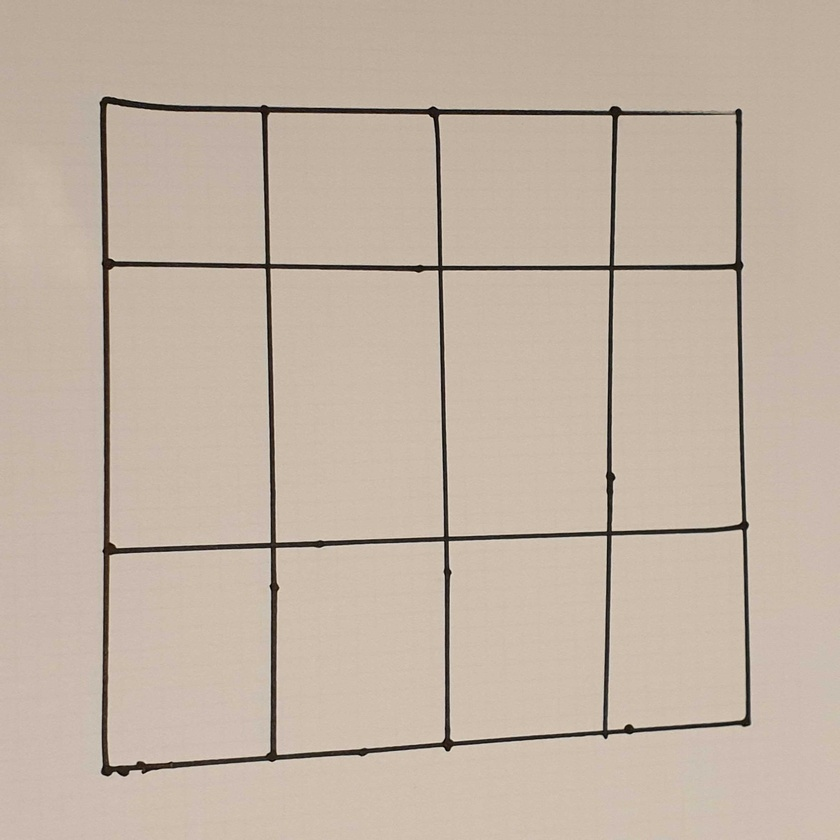
#> input picture backend/testfinal.jpg, 840 x 840 px, shrunk from 3024 x 3024 before the run
$ jupyter execute Untitled.ipynb
#> lines starting #> are read from the running program, lines starting #| are printed output that depends on the picture; after the words box and inside, x2 and y2 are one past the last pixel; in counts of white or black regions, pixels touching at a corner belong together
[cell 1]
# Python program to illustrate HoughLine
# method for line detection
import cv2
import numpy as np

# Reading the required image in
# which operations are to be done.
# Make sure that the image is in the same
# directory in which this python program is
img = cv2.imread('testfinal.jpg')
#> img is the input picture: shape (840, 840, 3); mean B, G, R 163.9, 178.5, 194

# Convert the img to grayscale
gray = cv2.cvtColor(img,cv2.COLOR_BGR2GRAY)

# Apply edge detection method on the image
edges = cv2.Canny(gray,50,150,apertureSize = 3)
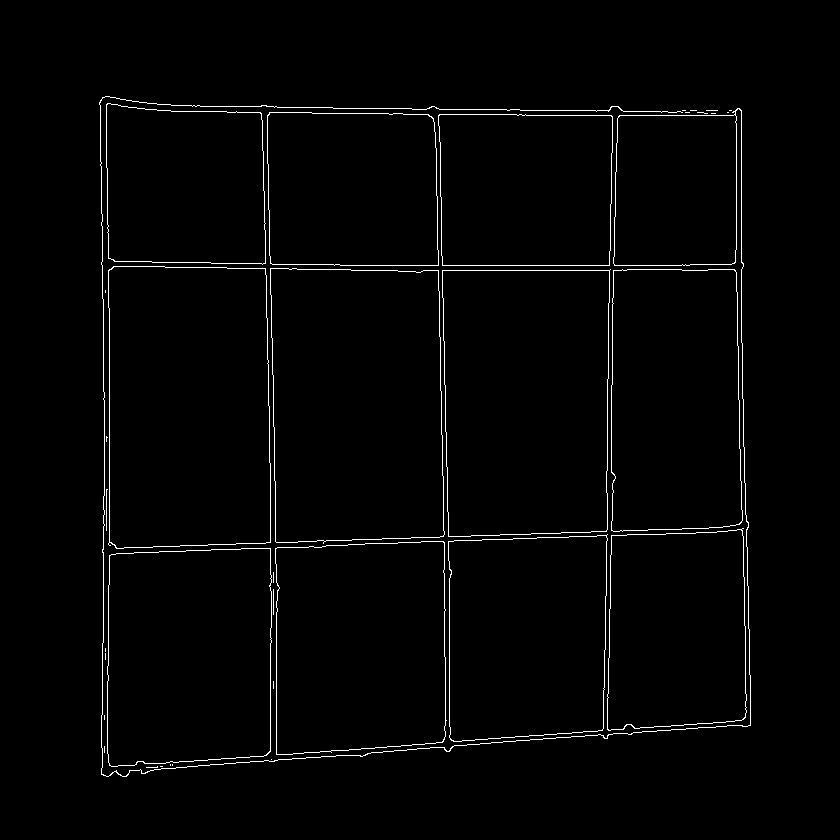
#> edges: shape (840, 840); 1.6% white in thin lines or dots, all inside (x1, y1, x2, y2) = (99, 96, 751, 777)

# This returns an array of r and theta values
lines = cv2.HoughLines(edges,1,np.pi/180, 200)
#> lines = 21 rows, first 8: [556, 1.54], [552, 1.54], [265, 1.57], [-433, 3.12], [614, 0.0175], [-437, 3.12], [270, 1.57], [109, 0]

# The below for loop runs till r and theta values
# are in the range of the 2d array
for r,theta in lines[0]:

    # Stores the value of cos(theta) in a
    a = np.cos(theta)

    # Stores the value of sin(theta) in b
    b = np.sin(theta)

    # x0 stores the value rcos(theta)
    x0 = a*r

    # y0 stores the value rsin(theta)
    y0 = b*r

    # x1 stores the rounded off value of (rcos(theta)-1000sin(theta))
    x1 = int(x0 + 1000*(-b))

    # y1 stores the rounded off value of (rsin(theta)+1000cos(theta))
    y1 = int(y0 + 1000*(a))

    # x2 stores the rounded off value of (rcos(theta)+1000sin(theta))
    x2 = int(x0 - 1000*(-b))

    # y2 stores the rounded off value of (rsin(theta)-1000cos(theta))
    y2 = int(y0 - 1000*(a))

    # cv2.line draws a line in img from the point(x1,y1) to (x2,y2).
    # (0,0,255) denotes the colour of the line to be
    #drawn. In this case, it is red.
    cv2.line(img,(x1,y1), (x2,y2), (0,0,255),2)
#> this loop made 1 pass
#> (r, theta, a, b, x0, y0, x1, y1) on pass 1: (556, 1.54, 0.0349, 0.999, 19.4, 555.7, -979, 590)
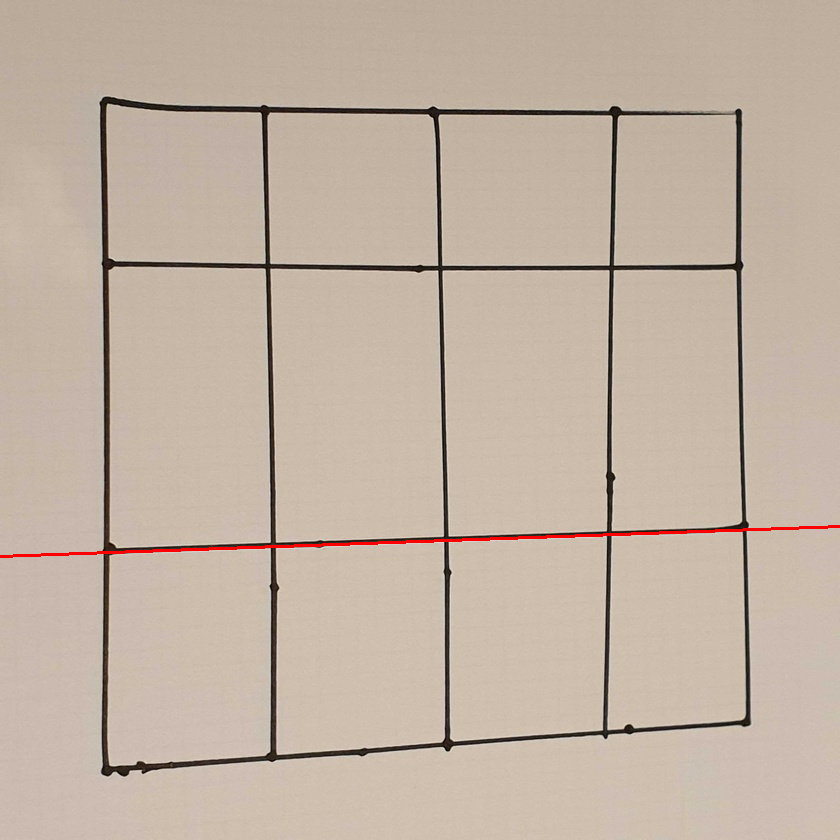
#> img: shape (840, 840, 3); 0.36% of pixels changed, all inside (x1, y1, x2, y2) = (0, 525, 840, 558)

# All the changes made in the input image are finally
# written on a new image houghlines.jpg
cv2.imwrite('linesDetected.jpg', img)
#> Out = True

[cell 2]
import cv2
import numpy as np

from matplotlib import pyplot as plt

img = cv2.imread('testfinal.jpg')

[cell 3]
gray = cv2.cvtColor(img,cv2.COLOR_BGR2GRAY)

[cell 4]
blur = cv2.GaussianBlur(img,(5,5), 0)

[cell 5]
plt.imshow(blur)
plt.title('my picture')
plt.show()

[cell 6]
plt.imshow(img)
plt.title('my picture')
plt.show()

[cell 7]
img = cv2.adaptiveThreshold(gray, 255, cv2.ADAPTIVE_THRESH_GAUSSIAN_C, cv2.THRESH_BINARY, 11, 2)
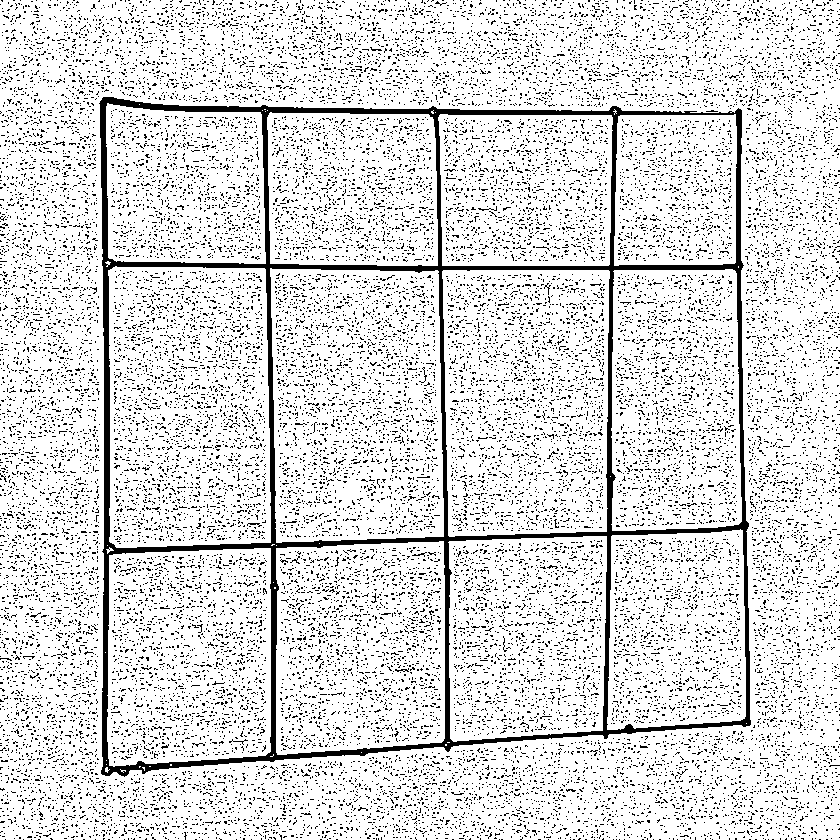
#> img: shape (840, 840); 86.1% white; 25348 black regions (25334 under 20 px), largest, box (x1, y1, x2, y2) and area: (99, 97, 751, 777) 27184, (478, 206, 497, 211) 27, (247, 523, 262, 527) 27

[cell 8]
plt.imshow(blur)
plt.title('my picture')
plt.show()

[cell 9]
edges = cv2.Canny(img,50,150,apertureSize = 3)
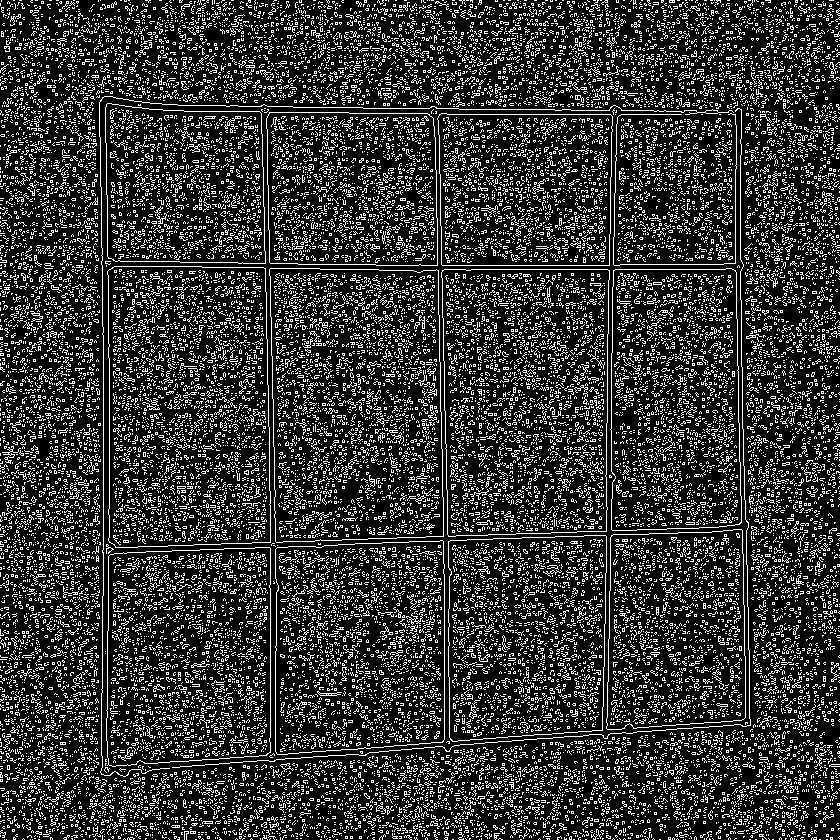
#> edges: shape (840, 840); 20.3% white in thin lines or dots

lines = cv2.HoughLines(edges, 1, np.pi/180, 200)
for rho,theta in lines[0]:
    a = np.cos(theta)
    b = np.sin(theta)
    x0 = a*rho
    y0 = b*rho
    x1 = int(x0 + 1000*(-b))
    y1 = int(y0 + 1000*(a))
    x2 = int(x0 - 1000*(-b))
    y2 = int(y0 - 1000*(a))

    cv2.line(img,(x1,y1),(x2,y2),(0,0,255),2)
#> this loop made 1 pass
#> (rho, theta, a, b, x0, y0, x1, y1) on pass 1: (551, 1.54, 0.0349, 0.999, 19.23, 550.7, -980, 585)
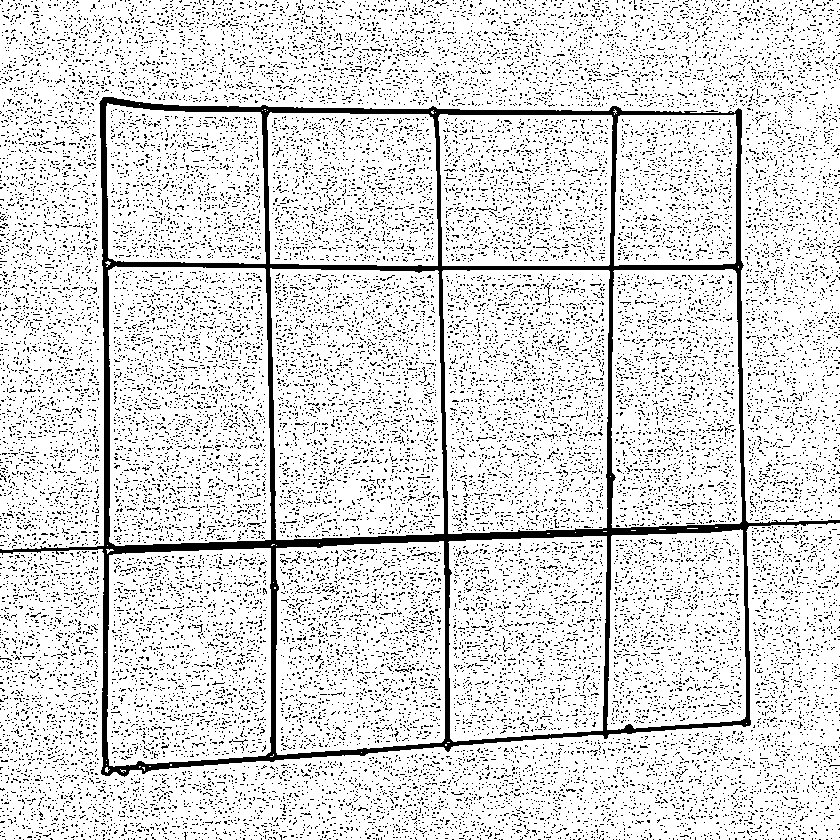
#> img: shape (840, 840); 85.8% white; 25310 black regions (25296 under 20 px), largest, box (x1, y1, x2, y2) and area: (0, 97, 840, 777) 29486, (478, 206, 497, 211) 27, (247, 523, 262, 527) 27

cv2.imwrite('houghlines3.jpg',img)
#> Out = True
